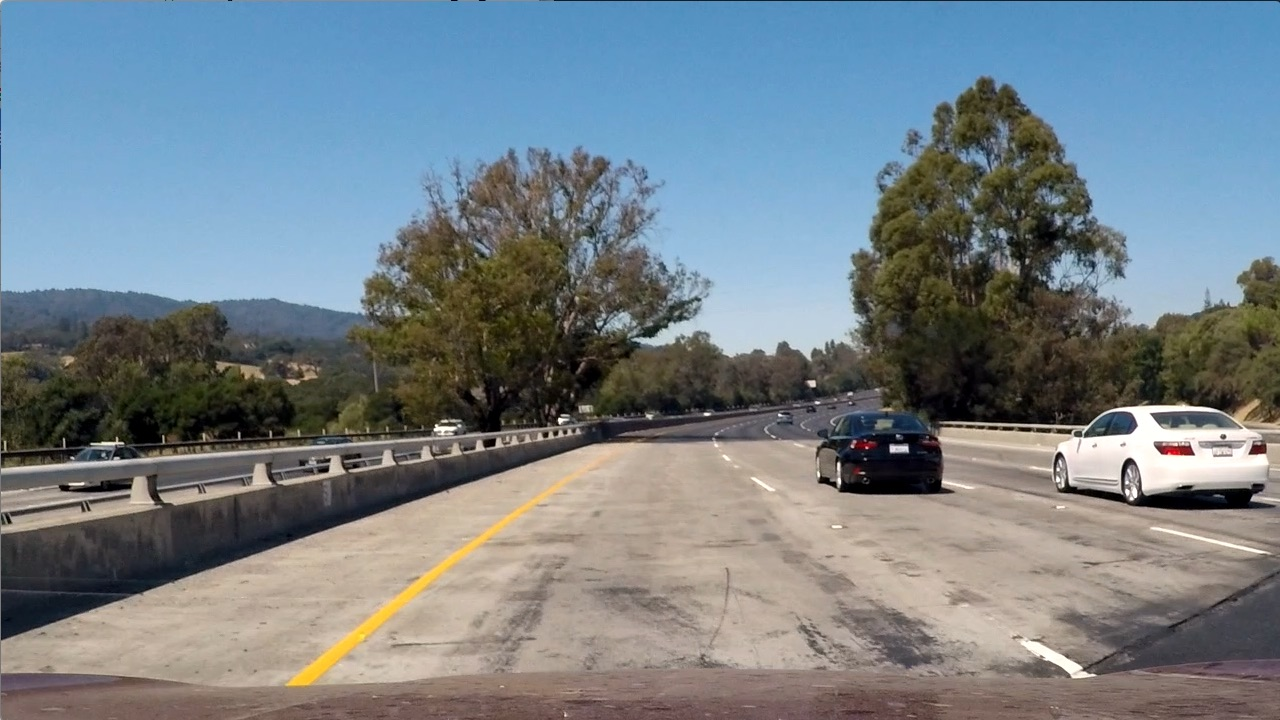
#> input picture test_images/test1.jpg, 1280 x 720 px; its folder holds 8 pictures in this run
$ jupyter execute --allow-errors CarND-Vehicle-Detection-P5.ipynb   (shell and % lines are left out)   (older library calls are emulated)
#> lines starting #> are read from the running program, lines starting #| are printed output that depends on the picture; after the words box and inside, x2 and y2 are one past the last pixel; in counts of white or black regions, pixels touching at a corner belong together
[cell 1]
import os
import glob
import numpy as np
import cv2
import matplotlib.pyplot as plt
import matplotlib.image as mpimg
import time

from mpl_toolkits.mplot3d import Axes3D
from skimage.feature import hog
from sklearn.svm import LinearSVC
from sklearn.preprocessing import StandardScaler
from sklearn.model_selection import train_test_split


print("imports imported")

[cell 2]
# Visualize Data
# Glob api reads in all the images, must have consistant file name.
images = glob.glob('test_images/test*.jpg')

# Loop through each calibration image
for image, fname in enumerate(images):
    image = mpimg.imread(fname)
#> image is the input picture: shape (720, 1280, 3); mean R, G, B 117.5, 128.7, 135.5
    f, (ax1) = plt.subplots(1,1, figsize=(8,4))
#     ax1.imshow(cv2.cvtColor(mpimg.imread(fname), cv2.COLOR_BGR2RGB))
    ax1.imshow(image)
    ax1.set_title('Image '+fname+'', fontsize=18)
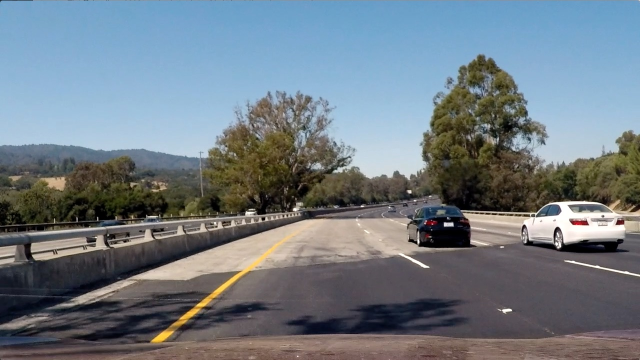
#> shown: shape (720, 1280, 3) (shown at 1/2 size); mean R, G, B 112.2, 122.7, 130.9

[cell 3]
# Functions from course
#### Stage 5
image = mpimg.imread('test_images/test8.png')
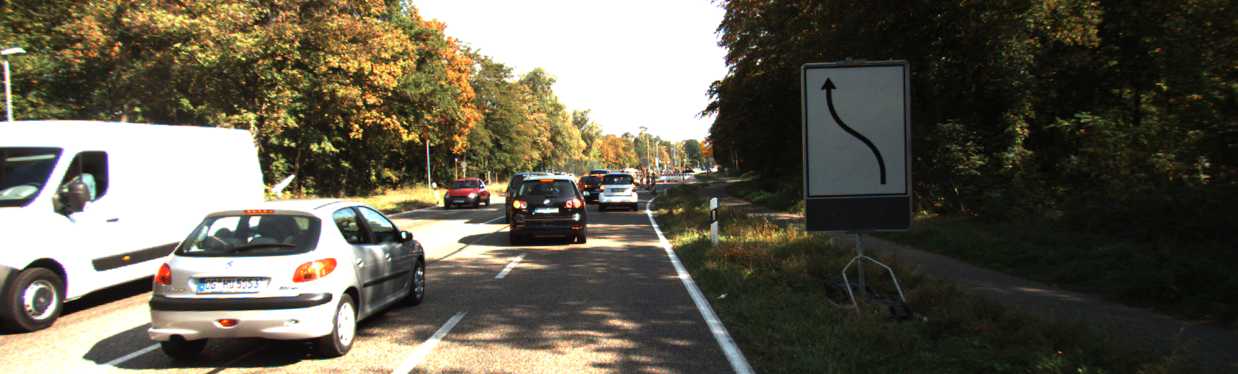
#> input picture test_images/test8.png, 1238 x 374 px
#> image is the input picture: shape (374, 1238, 3) float32; mean R, G, B 0.389, 0.372, 0.317

# Define a function that takes an image, a list of bounding boxes,
# and optional color tuple and line thickness as inputs
# then draws boxes in that color on the output

def draw_boxes(img, bboxes, color=(0, 0, 255), thick=6):
    # make a copy of the image
#> called with color = (0, 0, 255), thick = 6
    draw_img = np.copy(img)

    # Iterate through the bounding boxes
    for bbox in bboxes:
        cv2.rectangle(draw_img, bbox[0], bbox[1], color, thick)

        plt.imshow(draw_img)
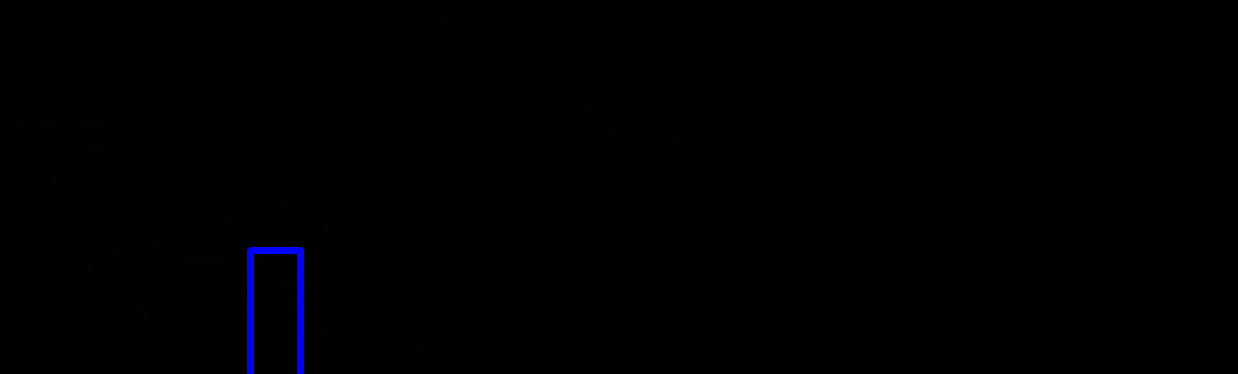
#> draw_img: shape (374, 1238, 3) float32; 0.45% of pixels changed, all inside (x1, y1, x2, y2) = (247, 247, 304, 374)
    # return the image copy with boxes drawn
    return draw_img # Change this line to return image copy with boxes

# Add bounding boxes in this format, these are just example coordinates.
bboxes = [((300,250),(250,600)), ((575, 500), (450, 600))]

result = draw_boxes(image, bboxes)
ax1.imshow(result)
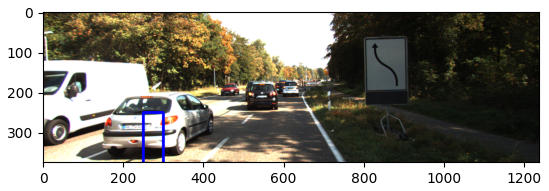
#> figure drawn by matplotlib, 1 panel

[cell 4]
image = mpimg.imread('test_images/bbox-example-image.jpg')
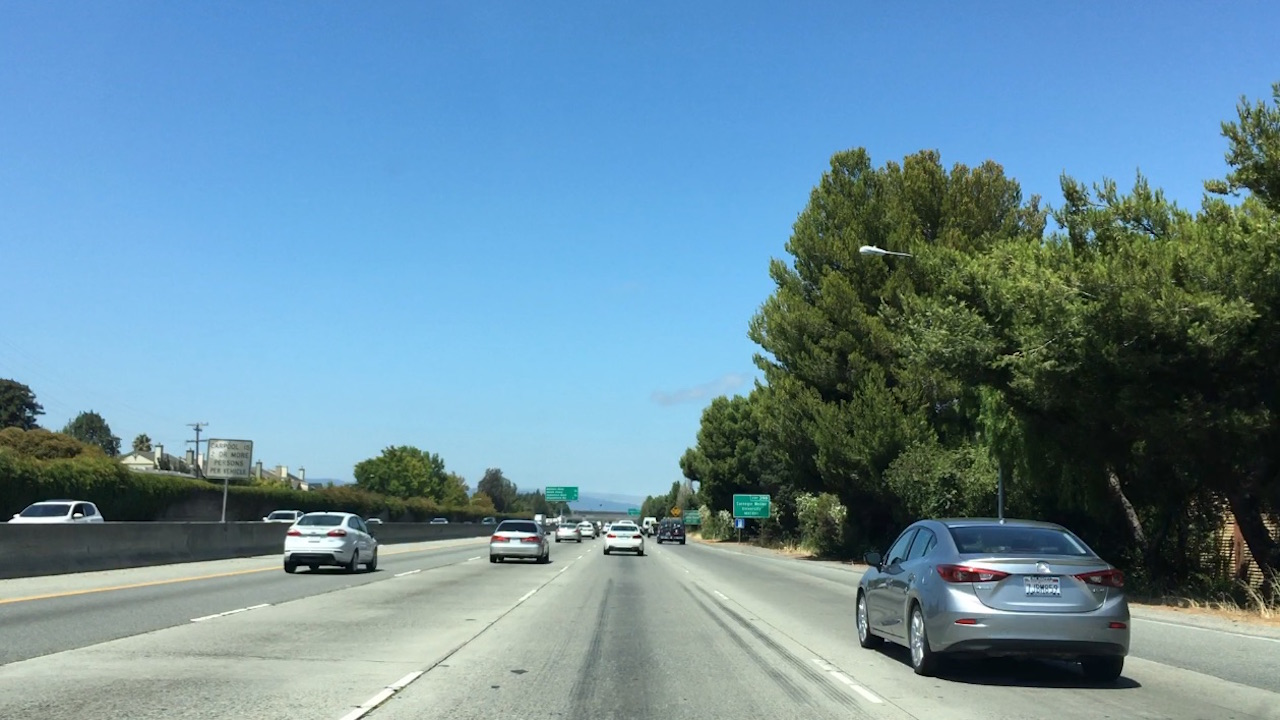
#> input picture test_images/bbox-example-image.jpg, 1280 x 720 px
#> image is the input picture: shape (720, 1280, 3); mean R, G, B 105, 140.8, 158.7
#image = mpimg.imread('temp-matching-example-2.jpg')
templist = ['test_images/cutout1.jpg', 'test_images/cutout2.jpg', 'test_images/cutout3.jpg',
            'test_images/cutout4.jpg', 'test_images/cutout5.jpg', 'test_images/cutout6.jpg']

# Here is your draw_boxes function from the previous exercise
# [9 lines left out: function draw_boxes, not called in this run]


# Define a function that takes an image and a list of templates as inputs
# then searches the image and returns the a list of bounding boxes
# for matched templates
def find_matches(img, template_list):
    # Make a copy of the image to draw on

    # Define an empty list to take bbox coords
    bbox_list = []
    method = cv2.TM_CCOEFF_NORMED
#> method = 5
    # Iterate through template list
    for temp in template_list:
        # Read in templates one by one
        tmp = mpimg.imread(temp)
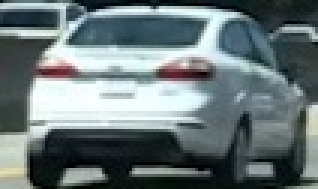
#> input picture test_images/cutout1.jpg, 106 x 63 px (shown 3 times larger)
#> tmp is the input picture: shape (63, 106, 3); mean R, G, B 105.4, 118.5, 120.3
        # Use cv2.matchTemplate() to search the image
        # using whichever of the OpenCV search methods you prefer
        result = cv2.matchTemplate(img, tmp, method)
#> (the rest of the program and of its run is left out)
